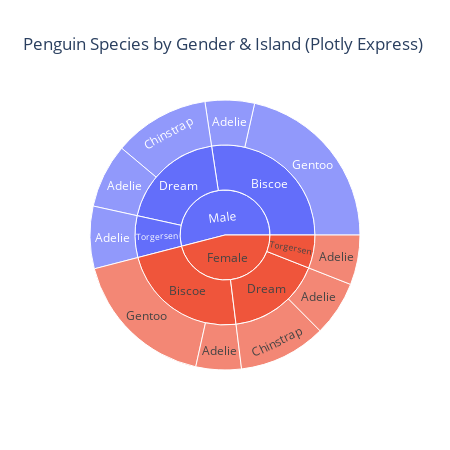

Notebook code for this chart:
### Code cell
#SUNBURST
import plotly.express as px
import plotly.graph_objects as go
fig = px.sunburst(data,
                  path=["sex", "island", "species"],
                  values='bill_length_mm',
                  title="Penguin Species by Gender & Island (Plotly Express)",
                  width=450, height=450)
fig.show()

### Figure 1 — Plotly figure (JSON) as saved in the notebook; plotly's stock layout.template omitted (floating-point values rounded to 4 significant figures)
{"data": [{"branchvalues": "total", "domain": {"x": [0, 1], "y": [0, 1]}, "hovertemplate": "labels=%{label}<br>bill_length_mm=%{value}<br>parent=%{parent}<br>id=%{id}<extra></extra>", "ids": ["Female/Biscoe/Adelie", "Male/Biscoe/Adelie", "Female/Dream/Adelie", "Male/Dream/Adelie", "Female/Torgersen/Adelie", "Male/Torgersen/Adelie", "Female/Dream/Chinstrap", "Male/Dream/Chinstrap", "Female/Biscoe/Gentoo", "Male/Biscoe/Gentoo", "Female/Biscoe", "Male/Biscoe", "Female/Dream", "Male/Dream", "Female/Torgersen", "Male/Torgersen", "Female", "Male"], "labels": ["Adelie", "Adelie", "Adelie", "Adelie", "Adelie", "Adelie", "Chinstrap", "Chinstrap", "Gentoo", "Gentoo", "Biscoe", "Biscoe", "Dream", "Dream", "Torgersen", "Torgersen", "Female", "Male"], "name": "", "parents": ["Female/Biscoe", "Male/Biscoe", "Female/Dream", "Male/Dream", "Female/Torgersen", "Male/Torgersen", "Female/Dream", "Male/Dream", "Female/Biscoe", "Male/Biscoe", "Female", "Male", "Female", "Male", "Female", "Male", "", ""], "type": "sunburst", "values": [821.9, 893, 996.6, 1160.0, 901.3, 1129.0, 1584.0, 1737.0, 2643.0, 3244.0, 3465.0, 4137.0, 2580.0, 2897.0, 901.3, 1129.0, 6946, 8163.0]}], "layout": {"height": 450, "legend": {"tracegroupgap": 0}, "title": {"text": "Penguin Species by Gender & Island (Plotly Express)"}, "width": 450}}
